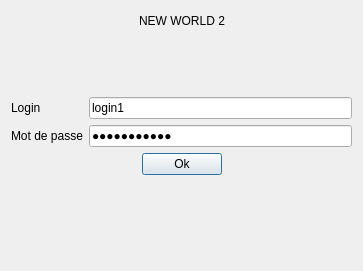
<?xml version="1.0" encoding="UTF-8"?>
<ui version="4.0">
 <class>Connexion</class>
 <widget class="QDialog" name="Connexion">
  <property name="geometry">
   <rect>
    <x>0</x>
    <y>0</y>
    <width>363</width>
    <height>271</height>
   </rect>
  </property>
  <property name="windowTitle">
   <string>NEWWORLD - Connexion</string>
  </property>
  <layout class="QVBoxLayout" name="verticalLayout">
   <item>
    <layout class="QHBoxLayout" name="horizontalLayout_2">
     <item>
      <spacer name="horizontalSpacer">
       <property name="orientation">
        <enum>Qt::Horizontal</enum>
       </property>
       <property name="sizeHint" stdset="0">
        <size>
         <width>40</width>
         <height>20</height>
        </size>
       </property>
      </spacer>
     </item>
     <item>
      <widget class="QLabel" name="label_3">
       <property name="text">
        <string>NEW WORLD 2</string>
       </property>
      </widget>
     </item>
     <item>
      <spacer name="horizontalSpacer_2">
       <property name="orientation">
        <enum>Qt::Horizontal</enum>
       </property>
       <property name="sizeHint" stdset="0">
        <size>
         <width>40</width>
         <height>13</height>
        </size>
       </property>
      </spacer>
     </item>
    </layout>
   </item>
   <item>
    <spacer name="verticalSpacer_2">
     <property name="orientation">
      <enum>Qt::Vertical</enum>
     </property>
     <property name="sizeHint" stdset="0">
      <size>
       <width>20</width>
       <height>40</height>
      </size>
     </property>
    </spacer>
   </item>
   <item>
    <layout class="QFormLayout" name="formLayout">
     <item row="0" column="0">
      <widget class="QLabel" name="label">
       <property name="text">
        <string>Login</string>
       </property>
      </widget>
     </item>
     <item row="0" column="1">
      <widget class="QLineEdit" name="lineEditLogin">
       <property name="text">
        <string>login1</string>
       </property>
      </widget>
     </item>
     <item row="1" column="0">
      <widget class="QLabel" name="label_2">
       <property name="text">
        <string>Mot de passe</string>
       </property>
      </widget>
     </item>
     <item row="1" column="1">
      <widget class="QLineEdit" name="lineEditMdp">
       <property name="text">
        <string>motdepasse1</string>
       </property>
       <property name="echoMode">
        <enum>QLineEdit::Password</enum>
       </property>
      </widget>
     </item>
    </layout>
   </item>
   <item>
    <layout class="QHBoxLayout" name="horizontalLayout">
     <item>
      <spacer name="horizontalSpacer_3">
       <property name="orientation">
        <enum>Qt::Horizontal</enum>
       </property>
       <property name="sizeHint" stdset="0">
        <size>
         <width>40</width>
         <height>20</height>
        </size>
       </property>
      </spacer>
     </item>
     <item>
      <widget class="QPushButton" name="pushButtonOk">
       <property name="text">
        <string>Ok</string>
       </property>
      </widget>
     </item>
     <item>
      <spacer name="horizontalSpacer_4">
       <property name="orientation">
        <enum>Qt::Horizontal</enum>
       </property>
       <property name="sizeHint" stdset="0">
        <size>
         <width>40</width>
         <height>20</height>
        </size>
       </property>
      </spacer>
     </item>
    </layout>
   </item>
   <item>
    <layout class="QHBoxLayout" name="horizontalLayout_3">
     <item>
      <spacer name="horizontalSpacer_6">
       <property name="orientation">
        <enum>Qt::Horizontal</enum>
       </property>
       <property name="sizeHint" stdset="0">
        <size>
         <width>40</width>
         <height>20</height>
        </size>
       </property>
      </spacer>
     </item>
     <item>
      <widget class="QLabel" name="labelValue">
       <property name="text">
        <string/>
       </property>
      </widget>
     </item>
     <item>
      <spacer name="horizontalSpacer_5">
       <property name="orientation">
        <enum>Qt::Horizontal</enum>
       </property>
       <property name="sizeHint" stdset="0">
        <size>
         <width>40</width>
         <height>20</height>
        </size>
       </property>
      </spacer>
     </item>
    </layout>
   </item>
   <item>
    <spacer name="verticalSpacer">
     <property name="orientation">
      <enum>Qt::Vertical</enum>
     </property>
     <property name="sizeHint" stdset="0">
      <size>
       <width>20</width>
       <height>39</height>
      </size>
     </property>
    </spacer>
   </item>
  </layout>
  <zorder>verticalSpacer</zorder>
  <zorder>verticalSpacer_2</zorder>
 </widget>
 <resources/>
 <connections/>
</ui>
